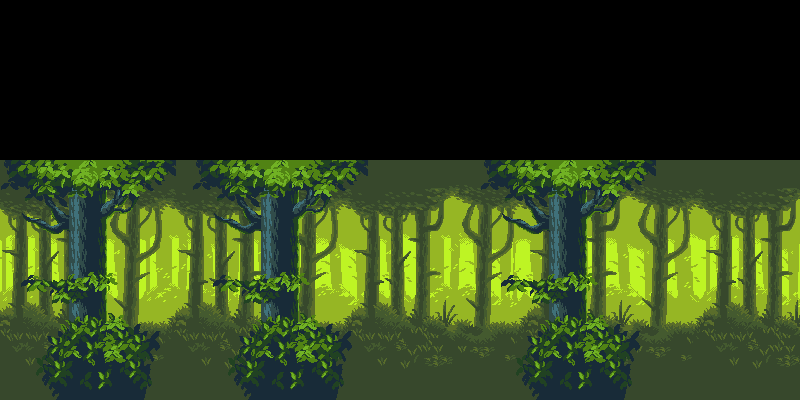

Below is a game level as drawn by its tile map, then a one-line description and the .tmx that defines it (tile-layer data replaced by summaries):
An orthogonal 50x25 tile map with 16x16 px tiles, 3 tile layers (Tile Layer 1, Tile Layer 2, Tile Layer 3), 3 tilesets.

<map version="1.9" tiledversion="1.9.1" orientation="orthogonal" renderorder="right-down" width="50" height="25" tilewidth="16" tileheight="16" infinite="0" nextlayerid="4" nextobjectid="1">
 <tileset firstgid="1" source="back.tsx" />
 <tileset firstgid="136" source="far.tsx" />
 <tileset firstgid="301" source="middle.tsx" />
 <layer id="1" name="Tile Layer 1" width="50" height="25">
  <data>[1250 cells, 750 non-empty, 135 distinct tile ids]</data>
 </layer>
 <layer id="2" name="Tile Layer 2" width="50" height="25">
  <data>[1250 cells, 750 non-empty, 165 distinct tile ids]</data>
 </layer>
 <layer id="3" name="Tile Layer 3" width="50" height="25">
  <data>[1250 cells, 495 non-empty, 165 distinct tile ids]</data>
 </layer>
</map>
